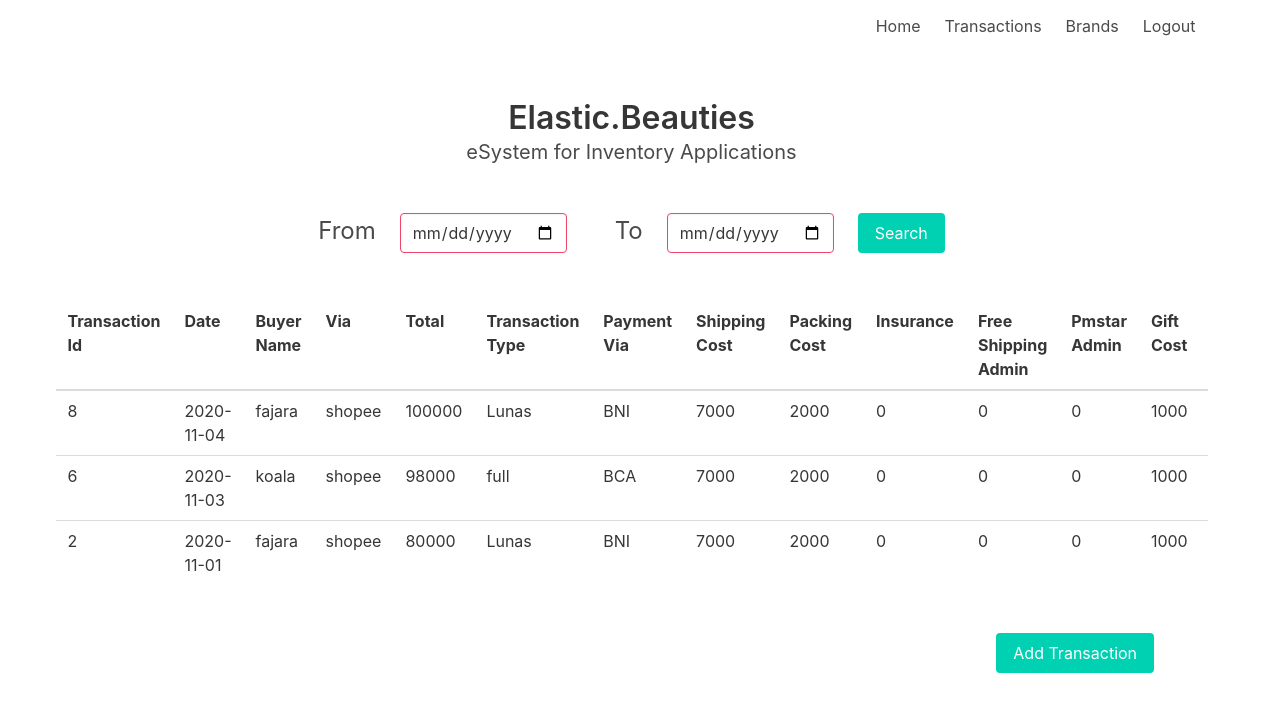
Page /transaction_overview (signed in) on the committed database.
### tables this page shows
CREATE TABLE transactions (
	transaction_id INTEGER NOT NULL PRIMARY KEY AUTOINCREMENT,
	date TEXT,
	total INTEGER,
	buyer_name TEXT,
	via TEXT,
	payment_via TEXT,
	shipping_cost INTEGER,
	packing_cost INTEGER,
	insurance INTEGER,
	free_shipping_admin INTEGER,
	pmstar_admin INTEGER,
	gift_cost INTEGER,
	total_profit INTEGER,
	transaction_type TEXT,
	user_id INTEGER,
	is_deleted INTEGER DEFAULT 0
);

### app/app.py (the view)
@app.route('/transaction_overview')
@flask_login.login_required
def transaction_overview():
    conn = get_db_connection()
    cursor = conn.execute('''SELECT t.transaction_id,t.date,t.buyer_name,t.via,t.total,t.transaction_type,
                            t.payment_via,t.shipping_cost,t.packing_cost,t.insurance ,t.free_shipping_admin,
                            t.pmstar_admin,t.gift_cost,t.total_profit  FROM transactions t where is_deleted = 0
                            order by t.date desc limit 5''')
    col_names = [description[0] for description in cursor.description]
    latest_transactions = cursor.fetchall()
    conn.close()
    return render_template('transaction_overview.html', rows=latest_transactions, columns=col_names)

### app/app.py (called while the page is built)
@login_manager.user_loader
def user_loader(email):
    conn = get_db_connection()
    users = conn.execute('SELECT * FROM users where email = "{}" limit 1'.format(email)).fetchall()
    if not users:
        return
    username = users[0]['username']
    user = User()
    user.id = email
    user.username = username
    conn.close()
    return user

### app/db.py (called while the page is built)
def get_db_connection():
    conn = sqlite3.connect("../esystem.db")
    conn.row_factory = sqlite3.Row
    return conn

### app/templates/transaction_overview.html (shortened to what this page needs)
{% extends "layout_main.html"%}
{% block content%}
<section>
    <div class="container is-centered">
        <form method="POST" action="/transactions_search">
            <div class="columns is-centered">
                    <div class="column is-one-third">
                    </div>
                    <div class="column ">
                        <p class="is-size-4"> From</p>
                    </div>
                    <div class="column">
                        <div class="control">
                            <input class="input is-danger" type="date" name="from_date">
                        </div>
                    </div>
                    <div class="column">
                    </div>
                    <div class="column">
                        <p class="is-size-4"> To</p>
                    </div>
                    <div class="column">
                        <div class="control">
                            <input class="input is-danger" type="date" name="to_date">
                        </div>
                    </div>
                    <div class="column">
                        <div class="control">
                            <button type="submit" class="button is-primary">
                                Search
                            </button>
                        </div>
                    </div>
                    <div class="column is-one-third">
                    </div>
            </div>
            </form>
    </div>
</section>
<section class="section">
    <div class="container">
        <div class="table-container ">
            <table class="table is-fullwidth">
                <thead>
              <tr>
              {% for col in columns %}
                  <th>{{ col.replace("_"," ").title() }}</th>
              {% endfor %}
              </tr>
                </thead>
                <tbody>
              {% for row in rows %}
              <tr>
                {% for col in columns %}
                  <td>{{ row[col] }}</td>
                {% endfor %}
              </tr>
              {% endfor %}
                </tbody>
            </table>
        </div>
    </div>
</section>
<section>
    <div class="container">
        <div class="columns">
            <div class="column"></div>
            <div class="column is-one-fifth">
                <form method="POST" action="/transactions" >
                    <button type="submit" class="button is-primary">
                        Add Transaction
                    </button>
                </form>
            </div>
        </div>
    </div>
</section>
{% endblock %}

### rows in the picture
transactions: transaction_id "8" "2020-11-04" "fajara" "shopee" "100000" "Lunas" "BNI" "7000" "2000" "0" "0" "0" "1000"
transactions: transaction_id "6" "2020-11-03" "koala" "shopee" "98000" "full" "BCA" "7000" "2000" "0" "0" "0" "1000"
transactions: transaction_id "2" "2020-11-01" "fajara" "shopee" "80000" "Lunas" "BNI" "7000" "2000" "0" "0" "0" "1000"

### other values in the picture
{{ col.replace("_"," ").title() }} "Transaction Id" "Date" "Buyer Name" "Via" "Total" "Transaction Type" "Payment Via" "Shipping Cost" "Packing Cost" "Insurance" "Free Shipping Admin" "Pmstar Admin" "Gift Cost"
